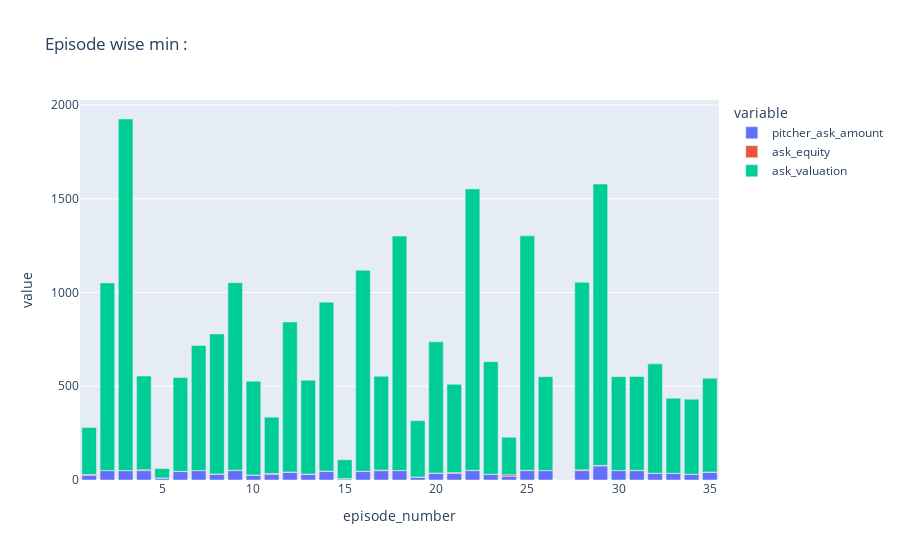

The notebook cell saved with this chart:
### Code cell
b=px.bar(Min,title='Episode wise min :')
b

### Figure 1 — Plotly figure (JSON) as saved in the notebook; plotly's stock layout.template omitted (floating-point values rounded to 4 significant figures)
{"data": [{"alignmentgroup": "True", "hovertemplate": "variable=pitcher_ask_amount<br>episode_number=%{x}<br>value=%{y}<extra></extra>", "legendgroup": "pitcher_ask_amount", "marker": {"color": "#636efa", "pattern": {"shape": ""}}, "name": "pitcher_ask_amount", "offsetgroup": "pitcher_ask_amount", "orientation": "v", "showlegend": true, "textposition": "auto", "type": "bar", "x": [1, 2, 3, 4, 5, 6, 7, 8, 9, 10, 11, 12, 13, 14, 15, 16, 17, 18, 19, 20, 21, 22, 23, 24, 25, 26, 27, 28, 29, 30, 31, 32, 33, 34, 35], "xaxis": "x", "y": [25, 50, 50, 50, 10, 45, 50, 30, 50, 25, 30, 40, 30, 45, 5, 45, 50, 50, 15, 35, 35, 50, 30, 20, 50, 50, 0.00101, 50, 75, 50, 50, 35, 35, 30, 40], "yaxis": "y"}, {"alignmentgroup": "True", "hovertemplate": "variable=ask_equity<br>episode_number=%{x}<br>value=%{y}<extra></extra>", "legendgroup": "ask_equity", "marker": {"color": "#EF553B", "pattern": {"shape": ""}}, "name": "ask_equity", "offsetgroup": "ask_equity", "orientation": "v", "showlegend": true, "textposition": "auto", "type": "bar", "x": [1, 2, 3, 4, 5, 6, 7, 8, 9, 10, 11, 12, 13, 14, 15, 16, 17, 18, 19, 20, 21, 22, 23, 24, 25, 26, 27, 28, 29, 30, 31, 32, 33, 34, 35], "xaxis": "x", "y": [5, 1, 0.25, 4, 1, 1, 1, 2.5, 2.5, 2, 5, 3, 2, 3, 3, 2, 3, 1, 1.25, 2, 5, 2, 1, 8, 2, 1, 1, 4, 3, 1, 2, 1, 1, 1, 2.5], "yaxis": "y"}, {"alignmentgroup": "True", "hovertemplate": "variable=ask_valuation<br>episode_number=%{x}<br>value=%{y}<extra></extra>", "legendgroup": "ask_valuation", "marker": {"color": "#00cc96", "pattern": {"shape": ""}}, "name": "ask_valuation", "offsetgroup": "ask_valuation", "orientation": "v", "showlegend": true, "textposition": "auto", "type": "bar", "x": [1, 2, 3, 4, 5, 6, 7, 8, 9, 10, 11, 12, 13, 14, 15, 16, 17, 18, 19, 20, 21, 22, 23, 24, 25, 26, 27, 28, 29, 30, 31, 32, 33, 34, 35], "xaxis": "x", "y": [250, 1000, 1875, 500, 50, 500, 666.7, 746.7, 1000, 500, 300, 800, 500, 900, 100, 1071.0, 500, 1250, 300, 700, 470, 1500, 600, 200, 1250, 500, 0.01, 1000, 1500, 500, 500, 583.3, 400, 400, 500], "yaxis": "y"}], "layout": {"barmode": "relative", "legend": {"title": {"text": "variable"}, "tracegroupgap": 0}, "title": {"text": "Episode wise min :"}, "xaxis": {"anchor": "y", "domain": [0, 1], "title": {"text": "episode_number"}}, "yaxis": {"anchor": "x", "domain": [0, 1], "title": {"text": "value"}}}}
